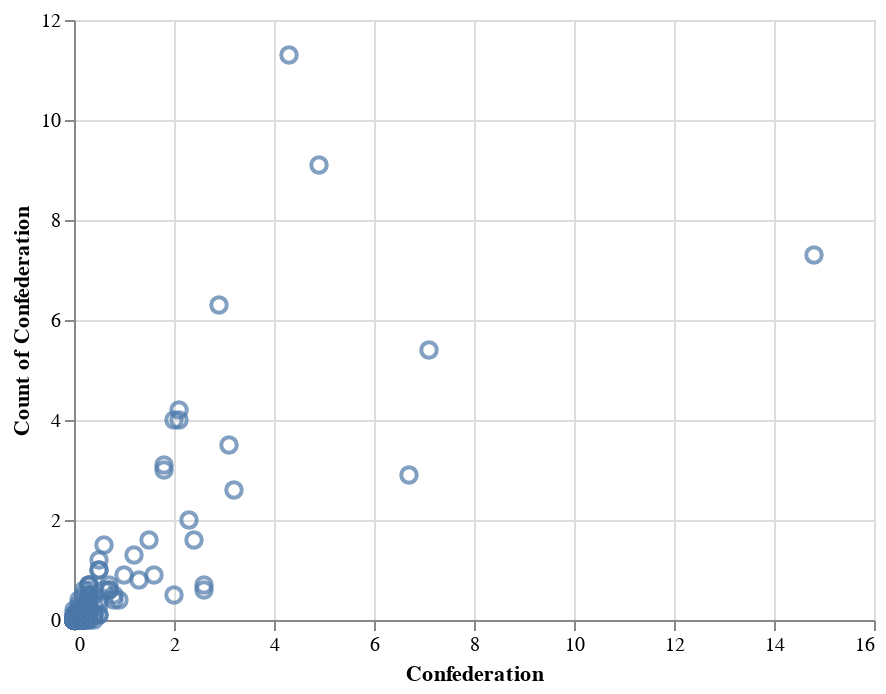

The code cell stored with this chart in its notebook:
### Code cell
alt.Chart(df).mark_point(size=60).encode( #acme
    x=alt.X('tv_audience_share', 
            title='Confederation'),
    y=alt.Y('gdp_weighted_share', 
            title='Count of Confederation'))

### Figure 1 — Vega-Lite specification as saved in the notebook (floating-point values rounded to 4 significant figures; data arrays with more than 128 entries replaced by an {"elided": "..."} marker saying what was removed)
{"config": {"view": {"continuousWidth": 400, "continuousHeight": 300}}, "data": {"name": "data-dfda6e87cb8b25a7162d299fe9091735"}, "mark": {"type": "point", "size": 60}, "encoding": {"x": {"field": "tv_audience_share", "title": "Confederation", "type": "quantitative"}, "y": {"field": "gdp_weighted_share", "title": "Count of Confederation", "type": "quantitative"}}, "$schema": "https://vega.github.io/schema/vega-lite/v4.17.0.json", "datasets": {"data-dfda6e87cb8b25a7162d299fe9091735": {"elided": "191 records"}}}
